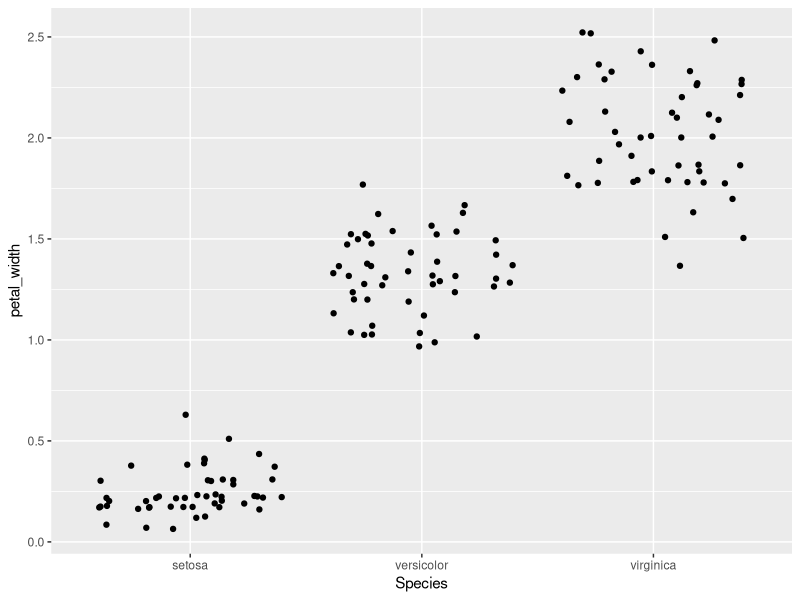
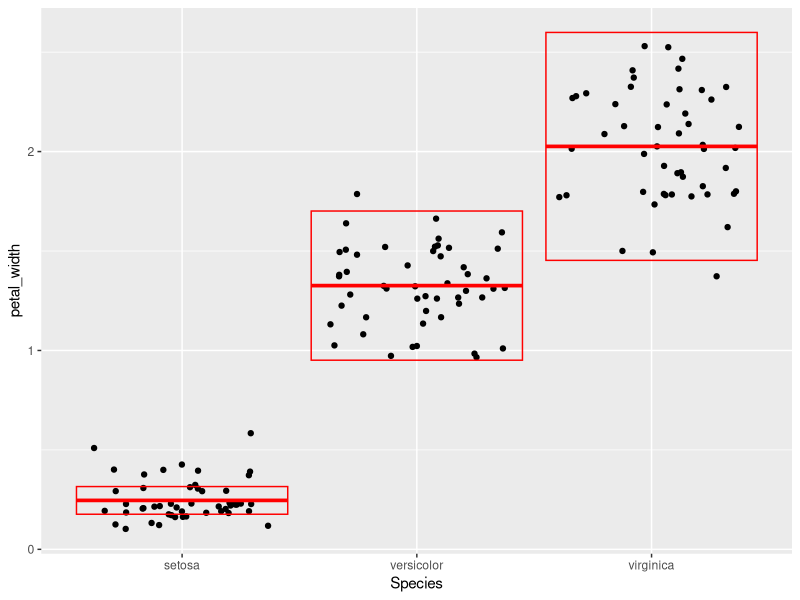
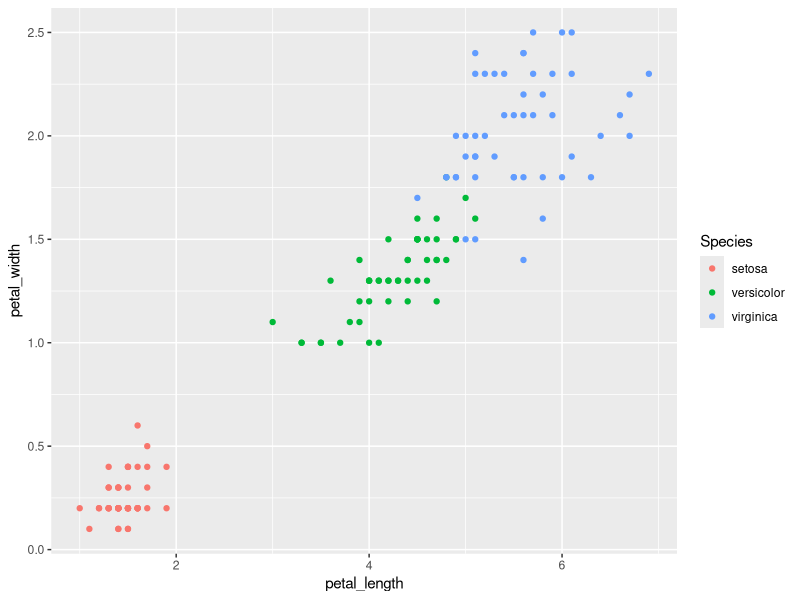

Source code (R) for these figures, in order: (Note: this script raises an error after producing the figures.)
## ---- chunk 1

# load packages -----------------------------

library(tidyverse)

# read data ---------------------------------

iris
iris <- as_tibble(iris)
iris

# question 1 -------------------------------

iris_new <- 
  rename(
    iris,
    sepal_length = Sepal.Length,
    sepal_width = Sepal.Width,
    petal_length = Petal.Length,
    petal_width = Petal.Width
  )

iris_new

## ---- chunk 2
# question 2 -------------------------------

iris_numbers<- select(iris_new, sepal_length, sepal_width, petal_length, petal_width)
iris_numbers
mutate(iris_new, iris_numbers = iris_numbers * 10)

## ---- chunk 3
# question 3 -------------------------------

Q3 <-mutate(iris_new, sepal_area = sepal_length * sepal_width, petal_area = petal_length * petal_width)
Q3
Q3.5 <- select(Q3, sepal_area, petal_area)
Q3.5

## ---- chunk 4
# question 4 -------------------------------

summarize(
  iris_new,
  sampl_size = n(),
  min = min(sepal_length),
  max = max(sepal_length),
  range = max(sepal_length) - min(sepal_length),
  median = median(sepal_length),
  q1 = quantile(sepal_length, probs = 0.25),
  q2 = quantile(sepal_length, probs = 0.75),
  IQR = IQR(sepal_length)
)

## ---- chunk 5
# question 5 -------------------------------

iris_grouped <-
  iris_new %>%
  group_by(Species) %>%
  summarize(
   sample_size = n(),
   mean = mean(petal_width),
   sd = sd(petal_width),
   var = var(petal_width),
   sem = mean / sqrt(sample_size),
    ci_upper = mean + 2 * sem,
    ci_lower = mean - 2 * sem
)
iris_grouped

## ---- chunk 6
# question 6 -------------------------------

ggplot(data = iris_new) +
  geom_jitter(mapping = aes(x = Species, y = petal_width))

## ---- chunk 7
# question 7 -------------------------------

ggplot(data = iris_new) +
  geom_jitter(mapping = aes(x = Species, y = petal_width)) +
  geom_crossbar(
    data = iris_grouped, 
    mapping = aes(x = Species, y = mean, ymax = ci_upper, ymin = ci_lower),
    color = "red"
  )

## ---- chunk 8
# question 8 -------------------------------

ggplot(data = iris_new) +
  geom_point(mapping = aes(x = petal_length, y = petal_width, color = Species))

## ---- chunk 9
sessioninfo::session_info()
